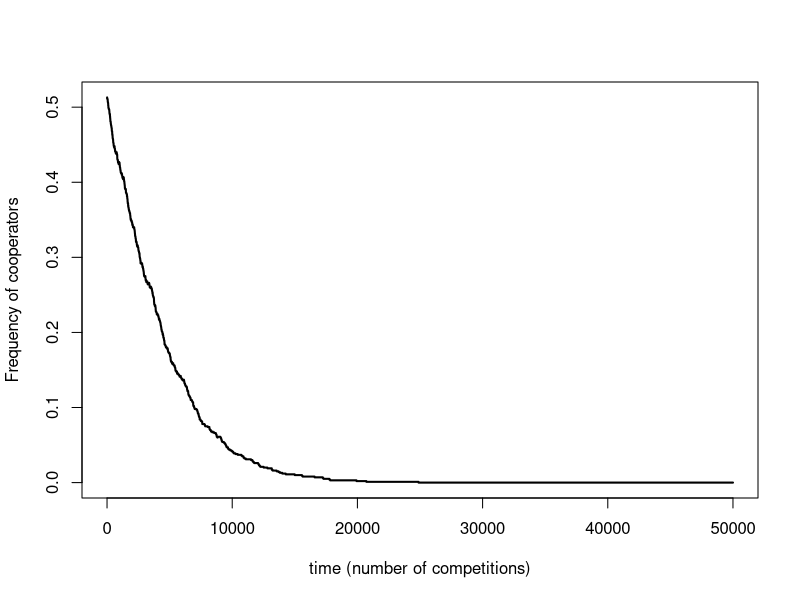

The R source for this figure:
#############################################################
# This is the starting script to 'Spatial cooperation games'
#############################################################

# Implements a non-spatial PD

### set parameters
n <- 1000  	# population size
b <- 2          # benefit    
c <- 1          # cost
num_gen <- 50   # number of generations
initfreq_coop <- 0.5 # initial frequency of cooperators

# calculate the number of competitions
num_comps <- num_gen * n

### pay-off matrix, i.e. what player 1 gets when playing against 2:
#
#                               player 2
#                       defect       cooperate
# player   defect          P             T   
#   1      cooperate       S             R   
#
# Prisoner's dilemma (PD): 	( R,  T,  S,  P ) = ( b-c,    b,  -c,   0 )

R <- b-c
T <- b
S <- -c
P <- 0

# calculate the maximum payoff difference, alpha
alpha = T-S

# construct pay-off matrix
rewards <- matrix(c(P, T, S, R), nrow=2, ncol=2, byrow=TRUE)

### Initialize population and result vectors

pop <- rbinom(n,1,initfreq_coop) # generate initial population vector (1's correspond to cooperators,
                                 # 0's correspond to defectors)

# Because population size is constant, it will be sufficient to record
# the frequency of just one type (e.g. cooperators)
stats <- numeric(num_comps+1)
stats[1] <- sum(pop)/n

### Simulate

# conduct competitions 
for (i in 1:num_comps+1) { 
    # pick four organisms for the comparisons
    x <- sample(n,4) 
    # compete organisms and calculate their payoffs
    P1 <- rewards[pop[x[1]]+1, pop[x[2]]+1]
    P2 <- rewards[pop[x[3]]+1, pop[x[4]]+1]

    # calculate the probability of replacement 
    w <- max(0,(P2-P1)/alpha)
    
    # now replace the first organism, if necessary
    if (w > runif(1)) {pop[x[1]] <- pop[x[3]]}
    	
    # record the frequency of cooperators
    stats[i] <- sum(pop)/n
}


### Plot proportion of cooperators in the population

# use time scale of competition interactions
time <- 0:num_comps
plot(time,stats, type="l",lwd=2, xlab="time (number of competitions)",ylab="Frequency of cooperators")

# alternatively, use time scale of "generations"
# plot(time/n,stats, type="l",lwd=2, xlab="generations",ylab="Frequency of cooperators")
